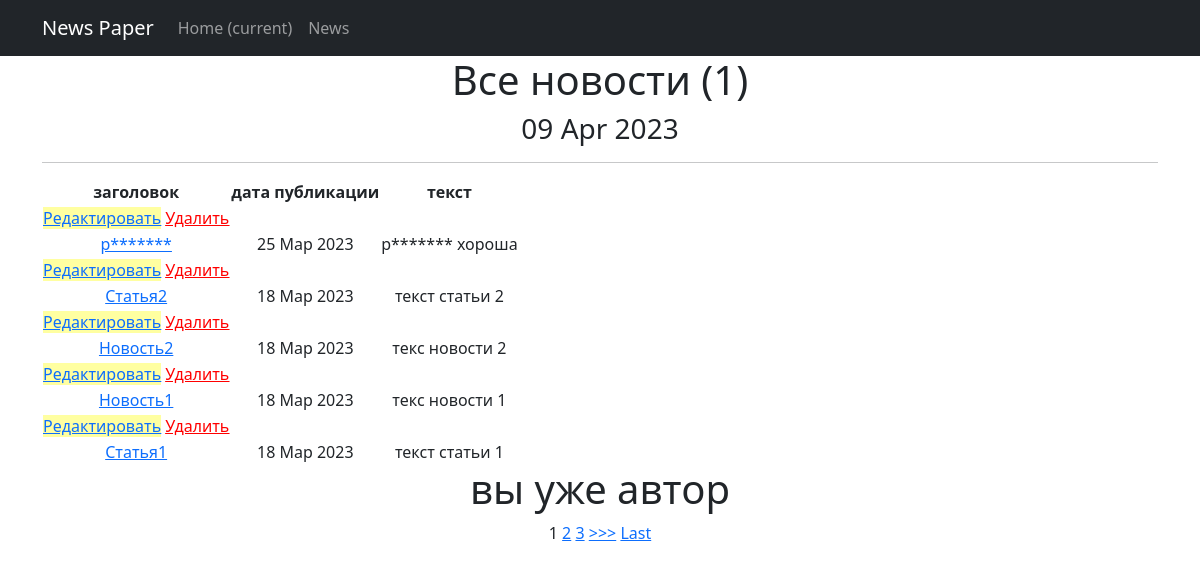
Screenshot of /news/ (signed in) with the database file from the repository.
### news/models.py (models this page shows, shortened)
class Post(models.Model):
    author_post = models.ForeignKey(Author, on_delete=models.CASCADE)
    post_news = models.CharField(max_length=2, choices=POST)
    date_in = models.DateTimeField(auto_now_add=True)
    category = models.ManyToManyField(Category, through='PostCategory')
    title = models.CharField(max_length=50)
    text = models.TextField()
    rating_news = models.IntegerField(default=0)

### news/views.py (the view, shortened to what this page needs)
# urls.py: path('', PostList.as_view()),
class PostList(LoginRequiredMixin, ListView):
    model = Post
    ordering = '-date_in'
    template_name = 'news.html'
    context_object_name = 'post_news'
    paginate_by = 1
    def get_context_data(self, **kwargs):  # забираем отфильтрованные объекты переопределяя метод get_context_data у наследуемого класса
        context = super().get_context_data(**kwargs)
        context['filter'] = PostFilter(self.request.GET, queryset=self.get_queryset())  #вписываем фильтр в контекст
        context['categories'] = Category.objects.all()
        context['form'] = PostForm()
        context['is_not_author'] = not self.request.user.groups.filter(name='authors').exists()
        return context

### news/templatetags/censor.py (called while the page is built)
@register.filter()
def censor(value):
    for words in censored_words:
        if words in value:
            censor_words = f"p{''.join(['*' for words in range(len(words))])}"
            value = value.replace(words, censor_words)
    return value

### news/templatetags/custom_tags.py (called while the page is built)
@register.simple_tag()
def current_time(format_string='%d %b %Y'):
    return datetime.utcnow().strftime(format_string)

### templates/news.html (shortened to what this page needs)
<!DOCTYPE html>
<html lang="en">
<head>
    <title>{% extends 'flatpages/default.html' %}</title>
{% load censor %}
{% load custom_tags %}
{% block content %}
<body>
<h1>Все новости ({{ post_news.count}})</h1>
<h3>{% current_time '%d %b %Y' %}</h3>
<hr>
{% if post_news %}
    <table>
        <thead>
        <tr>
            <th>заголовок</th>
            <th>дата публикации</th>
            <th>текст</th>
        </tr>
        {% for post in filter.qs %}
        <td>
            <a href="{% url 'post_edit' post.id %}"style="background-color:#ffffa1"><u>Редактировать</u></a>
            <a href="{% url 'post_delete' post.id %}"style="color:red"><u> Удалить </u></a>
        </td>
        <tr>
            <td><a href="{% url 'post_detail' post.id %}">{{ post.title|censor}}</a></td>
            <td>{{ post.date_in|date:'d M Y'}}</td>
            <td>{{ post.text|censor|truncatechars:20}}</td>
        </tr>
        {% endfor %}
        </thead>
    </table>
{% if is_not_author %}
<button> <a href="{% url 'upgrade' %}"> стать автором!</a> </button>
{% else %}
<h1>вы уже автор</h1>
{% endif %}
{% if is_paginated %}
    {% for num in page_obj.paginator.page_range %}
        {% if page_obj.number == num %}
            <a>{{ num }}</a>
        {% elif num > page_obj.number|add:'-3' and num < page_obj.number|add:'3' %}
            <a href="?page={{ num }}">{{ num }}</a>
        {% endif %}
    {% endfor %}
    {% if page_obj.has_next %}
        <a href="?page={{ page_obj.next_page_number }}">>>></a>
        <a href="?page={{ page_obj.paginator.num_pages }}">Last</a>
    {% endif %}
{% endif %}
{% else %}
    <h2>новостей нет!</h2>
{% endif %}
{% endblock content %}

### rows the page displays
Post: title|censor "p*******", date_in "25 Мар 2023", text|censor "p******* хороша"
Post: title|censor "Статья2", date_in "18 Мар 2023", text|censor "текст статьи 2"
Post: title|censor "Новость2", date_in "18 Мар 2023", text|censor "текс новости 2"
Post: title|censor "Новость1", date_in "18 Мар 2023", text|censor "текс новости 1"
Post: title|censor "Статья1", date_in "18 Мар 2023", text|censor "текст статьи 1"

### other values shown
{{ post_news.count }} "1"
{{ num }} "1"
{{ num }} "2" "3"
